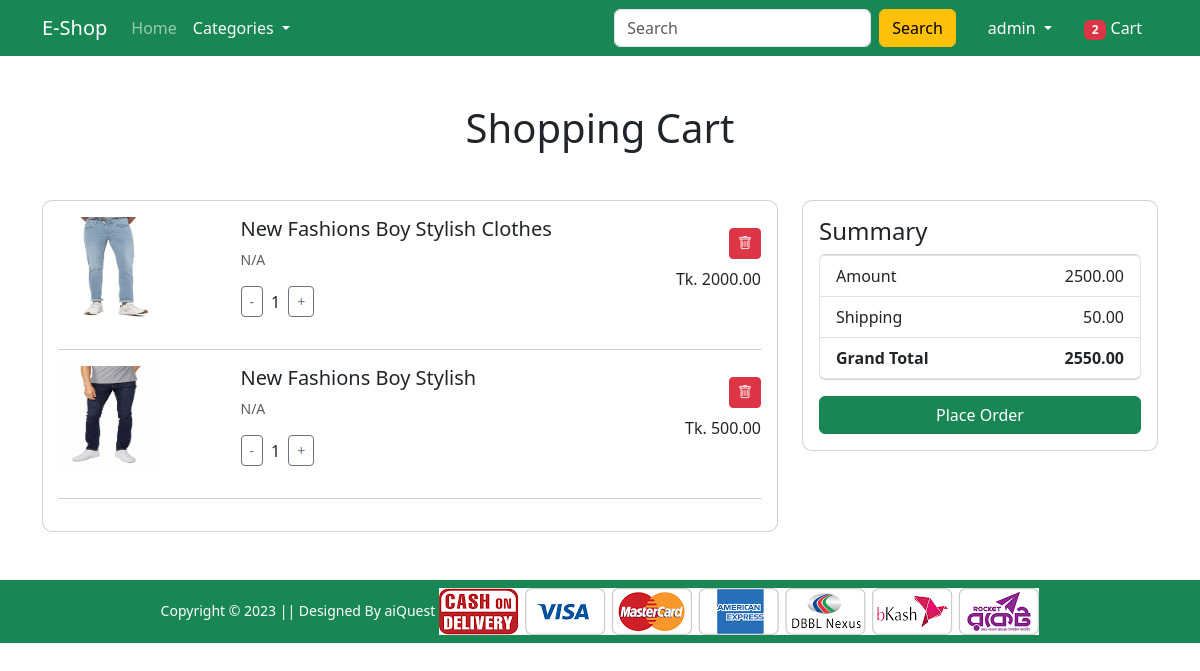
/cart/cart-detail/ (signed in), run on an earlier commit of the app's database.
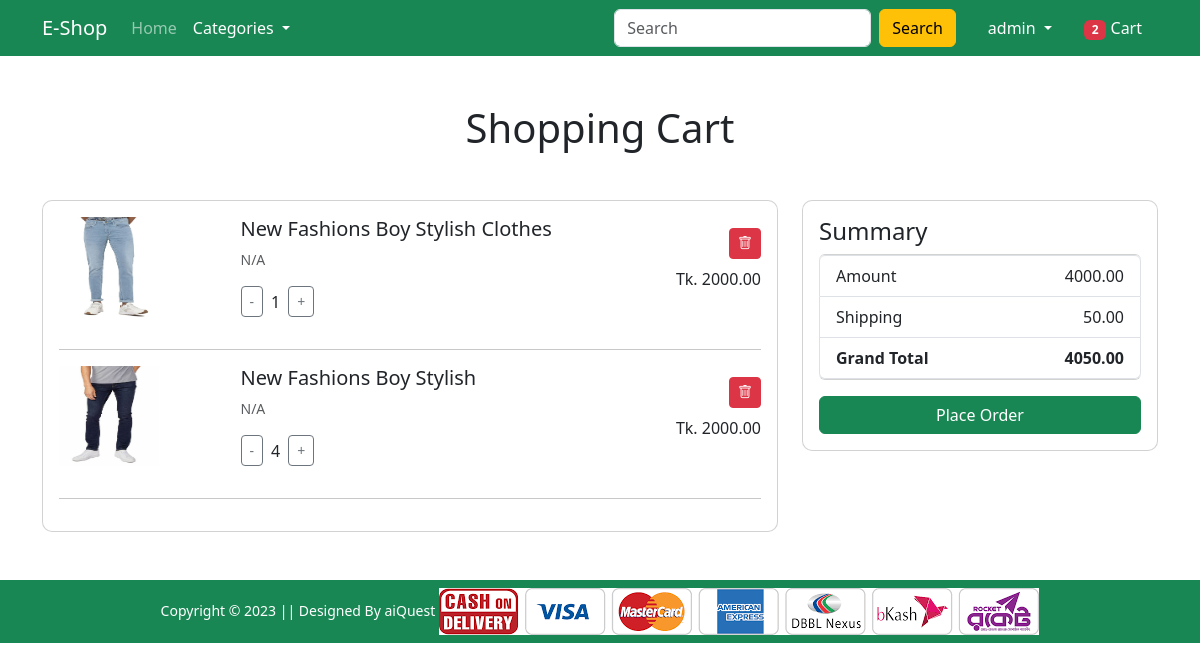
And on a later commit of the database.
### cart/models.py (models this page shows, shortened)
class Cart(models.Model):
    user = models.ForeignKey(User, on_delete=models.CASCADE)
    product = models.ForeignKey(Product, on_delete=models.CASCADE)
    quantity = models.PositiveIntegerField(default=1)
    paid = models.BooleanField(default=False)
    created_at = models.DateTimeField(auto_now_add=True)
    updated_at = models.DateTimeField(auto_now=True)
    class Meta:
        ordering = ['id']
        verbose_name_plural = '01. Carts'
        unique_together = ('user', 'product', 'paid')  # Prevent duplicates
    @property
    def subtotal(self):
        return round(self.product.sale_price * self.quantity, 2)

### store/models.py (models this page shows, shortened)
class Product(models.Model):
    category = models.ForeignKey(Category, on_delete=models.CASCADE)
    brand = models.ForeignKey(Brand, on_delete=models.CASCADE)
    title = models.CharField(max_length=150, unique=True)
    slug = models.SlugField(max_length=150, unique=True, null=True, blank=True)
    old_price = models.DecimalField(decimal_places=2, max_digits=10, default=1000.00)
    sale_price = models.DecimalField(decimal_places=2, max_digits=10, default=500.00)
    available_stock = models.PositiveIntegerField(validators=[MaxValueValidator(50)], default=0)
    discount_percent = models.PositiveIntegerField(validators=[MinValueValidator(0), MaxValueValidator(100)], default=0)
    keyword = models.TextField(default='N/A')
    description = models.TextField(default='N/A')
    image = models.ImageField(upload_to='products/%Y/%m/%d/')
    STATUS_CHOICES = (('ACTIVE', 'Active'), ('INACTIVE', 'Inactive'))
    status = models.CharField(max_length=8, choices=STATUS_CHOICES, default='ACTIVE')
    created_date = models.DateTimeField(auto_now_add=True)
    updated_date = models.DateTimeField(auto_now=True)
    class Meta:
        ordering = ['id']
        verbose_name_plural = '03. Products'

### cart/views.py (the view)
# urls.py: path('cart-detail/', CartDetailView.as_view(), name='cart-detail'),
@method_decorator(never_cache, name='dispatch')
class CartDetailView(LoginRequiredMixin, generic.View):
    login_url = reverse_lazy('sign-in')
    def get(self, request):
        cart_items = Cart.objects.filter(user=request.user, paid=False).select_related("product")
        summary = cart_items.aggregate(total_price=Sum(F("quantity") * F("product__sale_price")))
        cart_total = float(summary["total_price"] or 0)
        shipping_cost = 50
        grand_total = cart_total + shipping_cost
        return render(request, 'cart/cart-detail.html', {
            "cart_items": cart_items,
            "cart_total": cart_total,
            "shipping_cost": shipping_cost,
            "grand_total": grand_total,
        })

### cart/context_processors.py (called while the page is built)
def get_filters(request):
    if request.user.is_authenticated:
        cart_count = Cart.objects.filter(user=request.user, paid=False)
        return {
            'cart_count': cart_count.count(),
        }
    else:
        return {}

### store/context_processors.py (called while the page is built)
def get_filters(request):
    categories = Category.objects.filter(status='ACTIVE')
    return {
        'categories': categories,
    }

### templates/cart/cart-detail.html (shortened to what this page needs)
{% extends "base.html" %}
{% load static %}
{% block main_content %}
<div class="container my-5">
    <h1 class="text-center mb-5">Shopping Cart</h1>
    {% if cart_items %}
    <div class="row">
        <div class="col-md-8">
            <div class="card p-3">
                {% for item in cart_items %}
                <div class="row align-items-center mb-3 cart-item" data-id="{{ item.id }}">
                    <div class="col-3">
                        <img src="{{ item.product.image.url }}" alt="{{ item.product.title }}" class="img-fluid" style="width: 100px; height: 100px;">
                    </div>
                    <div class="col-6">
                        <h5>{{ item.product.title|title }}</h5>
                        <p class="small text-muted">{{ item.product.description }}</p>
                        <div class="d-flex align-items-center">
                            <button class="btn btn-sm btn-outline-secondary qty-btn" data-action="dec">-</button>
                            <span class="mx-2 quantity">{{ item.quantity }}</span>
                            <button class="btn btn-sm btn-outline-secondary qty-btn" data-action="inc">+</button>
                        </div>
                    </div>
                    <div class="col-3 text-end">
                        <button class="btn btn-sm btn-danger remove-item"><i class="bi bi-trash"></i></button>
                        <p class="mt-2">Tk. <span class="subtotal">{{ item.subtotal|floatformat:2 }}</span></p>
                    </div>
                </div>
                <hr>
                {% endfor %}
            </div>
        </div>
        <div class="col-md-4">
            <div class="card p-3">
                <h4>Summary</h4>
                <ul class="list-group mb-3">
                    <li class="list-group-item d-flex justify-content-between">
                        Amount <span id="cart-total">{{ cart_total|floatformat:2 }}</span>
                    </li>
                    <li class="list-group-item d-flex justify-content-between">
                        Shipping <span id="shipping-cost">{{ shipping_cost|floatformat:2 }}</span>
                    </li>
                    <li class="list-group-item d-flex justify-content-between">
                        <strong>Grand Total</strong>
                        <strong id="grand-total">{{ grand_total|floatformat:2 }}</strong>
                    </li>
                </ul>
                <a href="{% url 'checkout' %}" class="btn btn-success w-100">Place Order</a>
            </div>
        </div>
    </div>
    {% else %}
    <div class="text-center my-5">
        <p>Your cart is empty.</p>
        <a href="{% url 'home' %}" class="btn btn-success">Continue Shopping</a>
    </div>
    {% endif %}
</div>
{% endblock %}

### templates/base.html (shortened to what this page needs)
<!doctype html>
{% load static %}
<html lang="en">
<head>
    <link href="https://cdn.jsdelivr.net/npm/bootstrap@5.3.8/dist/css/bootstrap.min.css" rel="stylesheet">
    <link rel="stylesheet" href="{% static 'assets/css/owl.carousel.min.css' %}">
    <link rel="stylesheet" href="https://cdnjs.cloudflare.com/ajax/libs/font-awesome/6.5.0/css/all.min.css"/>
    <link rel="stylesheet" href="https://cdn.jsdelivr.net/npm/bootstrap-icons@1.11.0/font/bootstrap-icons.css">
    <link rel="stylesheet" href="{% static 'assets/css/style.css' %}">
    <link rel="stylesheet" href="{% static 'assets/css/main.css' %}">
</head>
<body>
    <nav class="navbar navbar-expand-lg navbar-dark bg-success sticky-top">
        <div class="container">
            <a class="navbar-brand" href="{% url 'home' %}">E-Shop</a>
            <div class="collapse navbar-collapse" id="navbarContent">
                <ul class="navbar-nav me-auto mb-2 mb-lg-0">
                    <li class="nav-item">
                        <a class="nav-link {% if request.resolver_match.url_name == 'home' %}active{% endif %}"
                        href="{% url 'home' %}">Home</a>
                    </li>
                    <li class="nav-item dropdown">
                        <a class="nav-link dropdown-toggle text-white
                            {% if request.resolver_match.url_name == 'category-product' %}active{% endif %}"
                            href="#" id="catDrop" role="button" data-bs-toggle="dropdown">
                            Categories
                        </a>
                    </li>
                </ul>
                <form class="d-flex me-3" method="POST" action="{% url 'search-product' %}">
                    <input class="form-control me-2" type="search" name="q" placeholder="Search">
                    <button class="btn btn-warning" type="submit">Search</button>
                </form>
                <ul class="navbar-nav mb-2 mb-lg-0">
                    <li class="nav-item dropdown mx-2">
                        <a class="nav-link dropdown-toggle text-white
                            {% if request.resolver_match.url_name in 'profile order password-change sign-in sign-up' %}active{% endif %}"
                        href="#" id="profileDrop" role="button" data-bs-toggle="dropdown">
                            {{ request.user.username|default:"Profile" }}
                        </a>
                    </li>
                    <li class="nav-item mx-2">
                        {% if request.user.is_authenticated %}
                            <a href="{% url 'cart-detail' %}" class="nav-link text-white
                                {% if request.resolver_match.url_name == 'cart-detail' %}active{% endif %}">
                                <span class="badge bg-danger" id="cart-count">{{ cart_count|default:"0" }}</span>
                                Cart
                            </a>
                        {% else %}
                            <a href="{% url 'sign-in' %}" class="nav-link text-white">
                                <span class="badge bg-danger">0</span> Cart
                            </a>
                        {% endif %}
                    </li>
                </ul>
            </div>
        </div>
    </nav>
    {% block main_content %}{% endblock %}
    <footer class="container-fluid bg-success text-center p-2 mt-5">
        <small class="text-white">Copyright &copy; 2023 || Designed By aiQuest</small>
        <img src="{% static 'assets/images/paymentlogo.png' %}" class="img-fluid" height="2px">
    </footer>
</body>
</html>

### static/assets/css/main.css (style rules this page uses)
.navbar .nav-link.active { background-color: #198754; border-radius: 0.25rem; }
.card { border-radius: 10px !important; }

What changed in the data, as far as the page shows it:
changed Cart "New Fashions Boy Stylish": quantity "1" → "4"; subtotal "500.00" → "2000.00"
Also different on the page:
{{ cart_total|floatformat:2 }}: "2500.00" → "4000.00"
{{ grand_total|floatformat:2 }}: "2550.00" → "4050.00"
